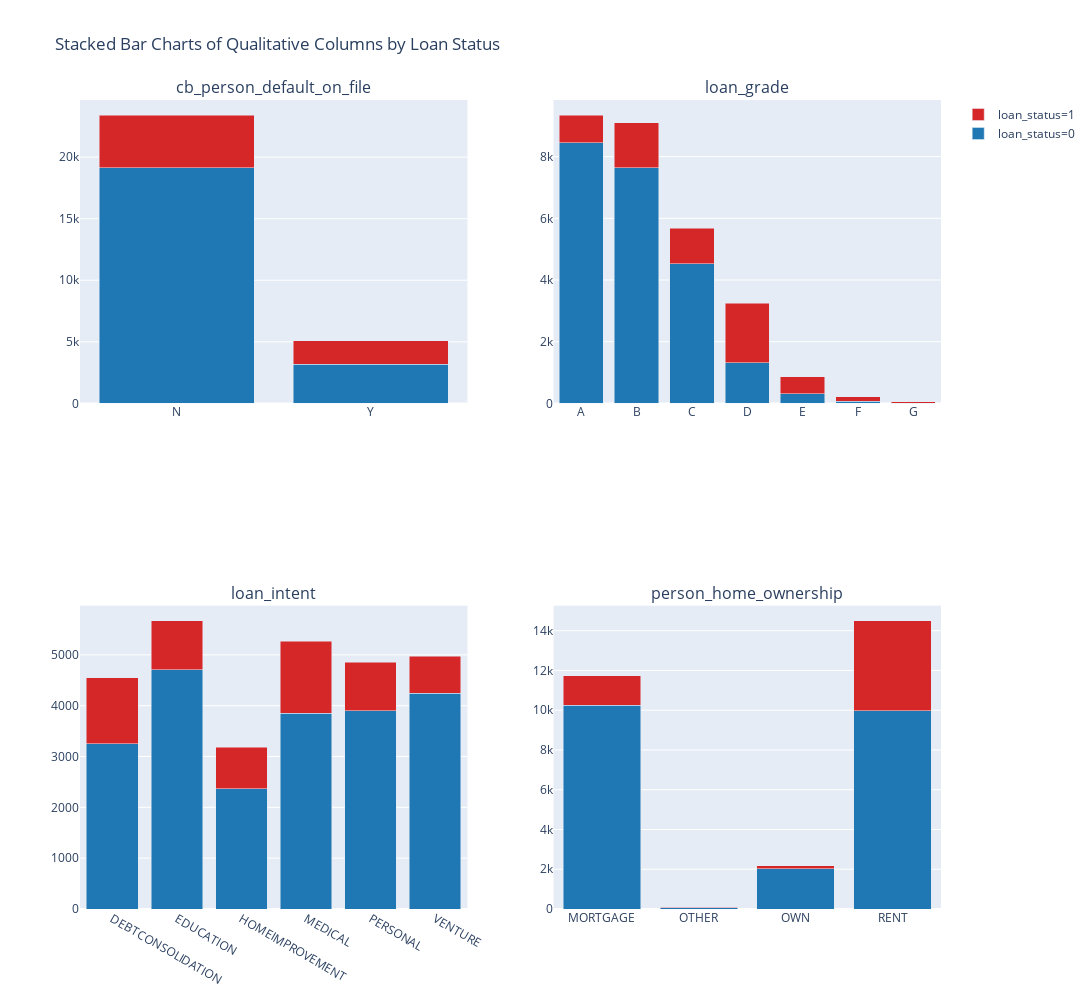

Notebook code cell kept with this figure:
### Code cell
colors = {0: '#1f77b4', 1: '#d62728'}  # blue = non-default, red = default

# Create subplots
fig = make_subplots(rows=2, cols=2, subplot_titles=qual_cols)

for i, col in enumerate(qual_cols):
    row = math.floor(i / 2) + 1
    col_pos = (i % 2) + 1
    
    # Compute counts per category and loan_status
    counts = df.groupby([col, 'loan_status']).size().reset_index(name='count')
    pivot_df = counts.pivot(index=col, columns='loan_status', values='count').fillna(0)
    
    # Add stacked bars with fixed colors
    for status in pivot_df.columns:
        fig.add_trace(
            go.Bar(
                x=pivot_df.index,
                y=pivot_df[status],
                name=f"loan_status={status}",
                marker_color=colors[status],
                showlegend=(i == 0)  # show legend only once
            ),
            row=row, col=col_pos
        )

fig.update_layout(
    barmode='stack',
    height=1000,
    width=1200,
    title_text="Stacked Bar Charts of Qualitative Columns by Loan Status"
)

fig.show()

### Figure 1 — Plotly figure (JSON) as saved in the notebook; plotly's stock layout.template omitted (floating-point values rounded to 4 significant figures)
{"data": [{"marker": {"color": "#1f77b4"}, "name": "loan_status=0", "showlegend": true, "type": "bar", "x": ["N", "Y"], "xaxis": "x", "y": [19149, 3164], "yaxis": "y"}, {"marker": {"color": "#d62728"}, "name": "loan_status=1", "showlegend": true, "type": "bar", "x": ["N", "Y"], "xaxis": "x", "y": [4262, 1926], "yaxis": "y"}, {"marker": {"color": "#1f77b4"}, "name": "loan_status=0", "showlegend": false, "type": "bar", "x": ["A", "B", "C", "D", "E", "F", "G"], "xaxis": "x2", "y": [8447, 7646, 4527, 1322, 307, 63, 1], "yaxis": "y2"}, {"marker": {"color": "#d62728"}, "name": "loan_status=1", "showlegend": false, "type": "bar", "x": ["A", "B", "C", "D", "E", "F", "G"], "xaxis": "x2", "y": [898, 1448, 1155, 1921, 562, 146, 58], "yaxis": "y2"}, {"marker": {"color": "#1f77b4"}, "name": "loan_status=0", "showlegend": false, "type": "bar", "x": ["DEBTCONSOLIDATION", "EDUCATION", "HOMEIMPROVEMENT", "MEDICAL", "PERSONAL", "VENTURE"], "xaxis": "x3", "y": [3253, 4703, 2367, 3851, 3898, 4241], "yaxis": "y3"}, {"marker": {"color": "#d62728"}, "name": "loan_status=1", "showlegend": false, "type": "bar", "x": ["DEBTCONSOLIDATION", "EDUCATION", "HOMEIMPROVEMENT", "MEDICAL", "PERSONAL", "VENTURE"], "xaxis": "x3", "y": [1294, 967, 820, 1418, 961, 728], "yaxis": "y3"}, {"marker": {"color": "#1f77b4"}, "name": "loan_status=0", "showlegend": false, "type": "bar", "x": ["MORTGAGE", "OTHER", "OWN", "RENT"], "xaxis": "x4", "y": [10253, 66, 2029, 9965], "yaxis": "y4"}, {"marker": {"color": "#d62728"}, "name": "loan_status=1", "showlegend": false, "type": "bar", "x": ["MORTGAGE", "OTHER", "OWN", "RENT"], "xaxis": "x4", "y": [1483, 27, 145, 4533], "yaxis": "y4"}], "layout": {"annotations": [{"font": {"size": 16}, "showarrow": false, "text": "cb_person_default_on_file", "x": 0.225, "xanchor": "center", "xref": "paper", "y": 1, "yanchor": "bottom", "yref": "paper"}, {"font": {"size": 16}, "showarrow": false, "text": "loan_grade", "x": 0.775, "xanchor": "center", "xref": "paper", "y": 1, "yanchor": "bottom", "yref": "paper"}, {"font": {"size": 16}, "showarrow": false, "text": "loan_intent", "x": 0.225, "xanchor": "center", "xref": "paper", "y": 0.375, "yanchor": "bottom", "yref": "paper"}, {"font": {"size": 16}, "showarrow": false, "text": "person_home_ownership", "x": 0.775, "xanchor": "center", "xref": "paper", "y": 0.375, "yanchor": "bottom", "yref": "paper"}], "barmode": "stack", "height": 1000, "title": {"text": "Stacked Bar Charts of Qualitative Columns by Loan Status"}, "width": 1200, "xaxis": {"anchor": "y", "domain": [0, 0.45]}, "xaxis2": {"anchor": "y2", "domain": [0.55, 1]}, "xaxis3": {"anchor": "y3", "domain": [0, 0.45]}, "xaxis4": {"anchor": "y4", "domain": [0.55, 1]}, "yaxis": {"anchor": "x", "domain": [0.625, 1]}, "yaxis2": {"anchor": "x2", "domain": [0.625, 1]}, "yaxis3": {"anchor": "x3", "domain": [0, 0.375]}, "yaxis4": {"anchor": "x4", "domain": [0, 0.375]}}}
